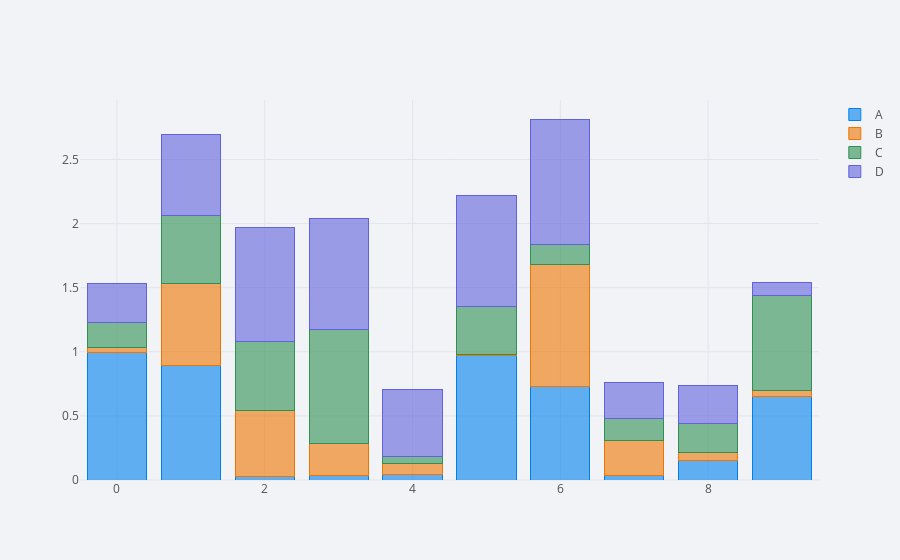

The cell this chart's notebook holds for it:
### Code cell
df.iplot(kind='bar', barmode='stack',
         filename='cufflinks grouped bar chart')

### Figure 1 — Plotly figure (JSON) as saved in the notebook; plotly's stock layout.template omitted (floating-point values rounded to 4 significant figures)
{"data": [{"marker": {"color": "rgba(0, 128, 240, 0.6)", "line": {"color": "rgba(0, 128, 240, 1.0)", "width": 1}}, "name": "A", "orientation": "v", "text": "", "type": "bar", "uid": "d9614032-8034-4458-944b-93a4088d943b", "x": [0, 1, 2, 3, 4, 5, 6, 7, 8, 9], "y": [0.9916, 0.8921, 0.02774, 0.03346, 0.04555, 0.9681, 0.7273, 0.03597, 0.1536, 0.6491]}, {"marker": {"color": "rgba(238, 118, 0, 0.6)", "line": {"color": "rgba(238, 118, 0, 1.0)", "width": 1}}, "name": "B", "orientation": "v", "text": "", "type": "bar", "uid": "5d673bf0-003a-4e11-baf8-c07937abfc0f", "x": [0, 1, 2, 3, 4, 5, 6, 7, 8, 9], "y": [0.04299, 0.641, 0.5116, 0.2484, 0.08173, 0.008873, 0.9573, 0.2721, 0.05818, 0.05166]}, {"marker": {"color": "rgba(48, 144, 84, 0.6)", "line": {"color": "rgba(48, 144, 84, 1.0)", "width": 1}}, "name": "C", "orientation": "v", "text": "", "type": "bar", "uid": "f637b24a-e6d7-4fb7-8b5e-6672555443df", "x": [0, 1, 2, 3, 4, 5, 6, 7, 8, 9], "y": [0.1968, 0.5268, 0.5423, 0.8937, 0.05663, 0.3737, 0.1511, 0.1716, 0.2266, 0.7349]}, {"marker": {"color": "rgba(98, 98, 222, 0.6)", "line": {"color": "rgba(98, 98, 222, 1.0)", "width": 1}}, "name": "D", "orientation": "v", "text": "", "type": "bar", "uid": "c81efa9e-a0f5-45cc-92d1-2c7c79f1dc93", "x": [0, 1, 2, 3, 4, 5, 6, 7, 8, 9], "y": [0.2975, 0.6329, 0.8909, 0.8665, 0.5184, 0.8652, 0.9801, 0.2838, 0.3017, 0.105]}], "layout": {"barmode": "stack", "legend": {"bgcolor": "#F2F3F7", "font": {"color": "#505050"}, "traceorder": "normal"}, "paper_bgcolor": "#F2F3F7", "plot_bgcolor": "#F2F3F7", "title": {"font": {"color": "#484848"}}, "xaxis": {"gridcolor": "#E1E5ED", "showgrid": true, "tickfont": {"color": "#505050"}, "title": {"font": {"color": "#505050"}, "text": ""}, "zerolinecolor": "#E1E5ED"}, "yaxis": {"gridcolor": "#E1E5ED", "showgrid": true, "tickfont": {"color": "#505050"}, "title": {"font": {"color": "#505050"}, "text": ""}, "zerolinecolor": "#E1E5ED"}}}
